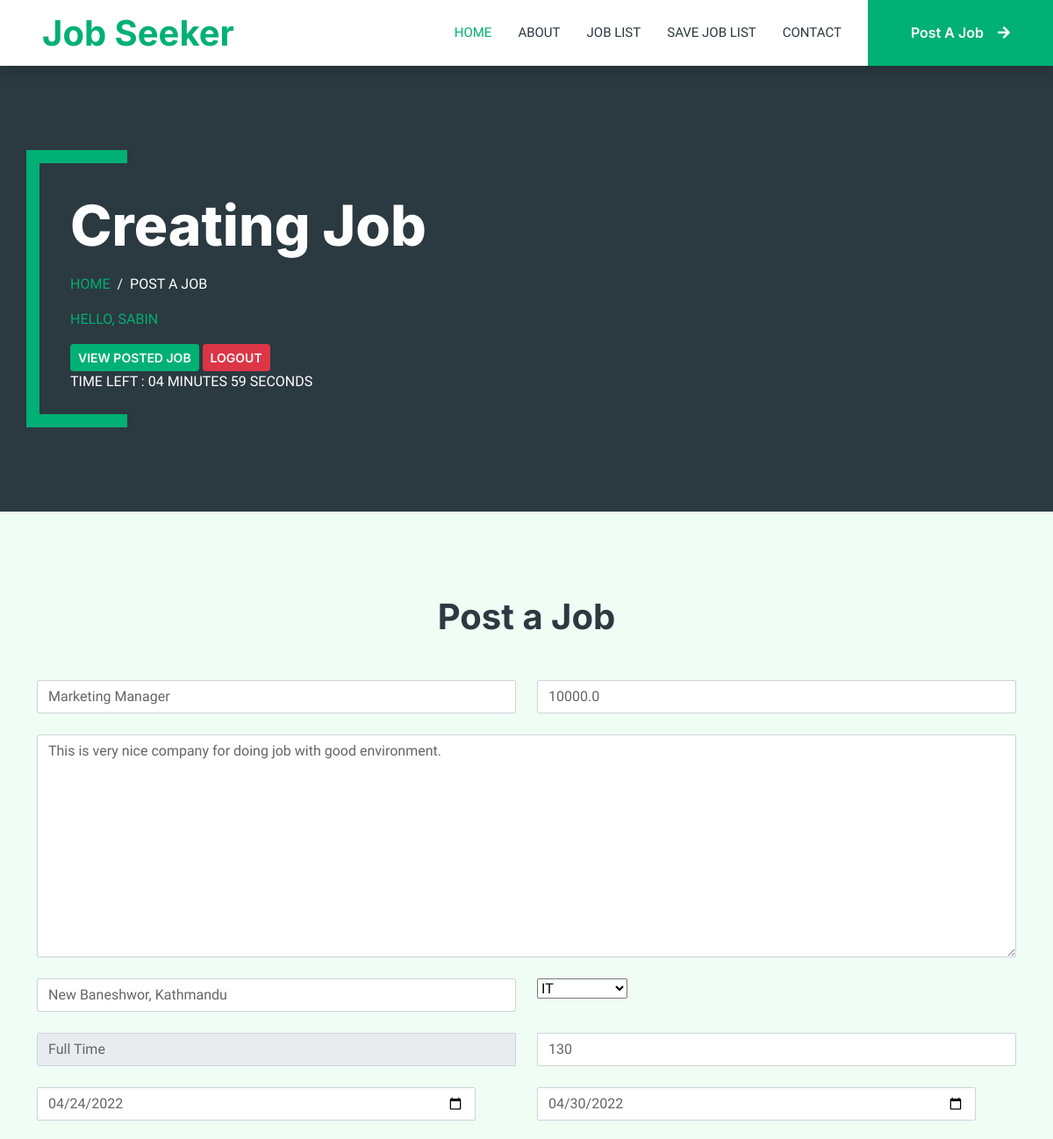
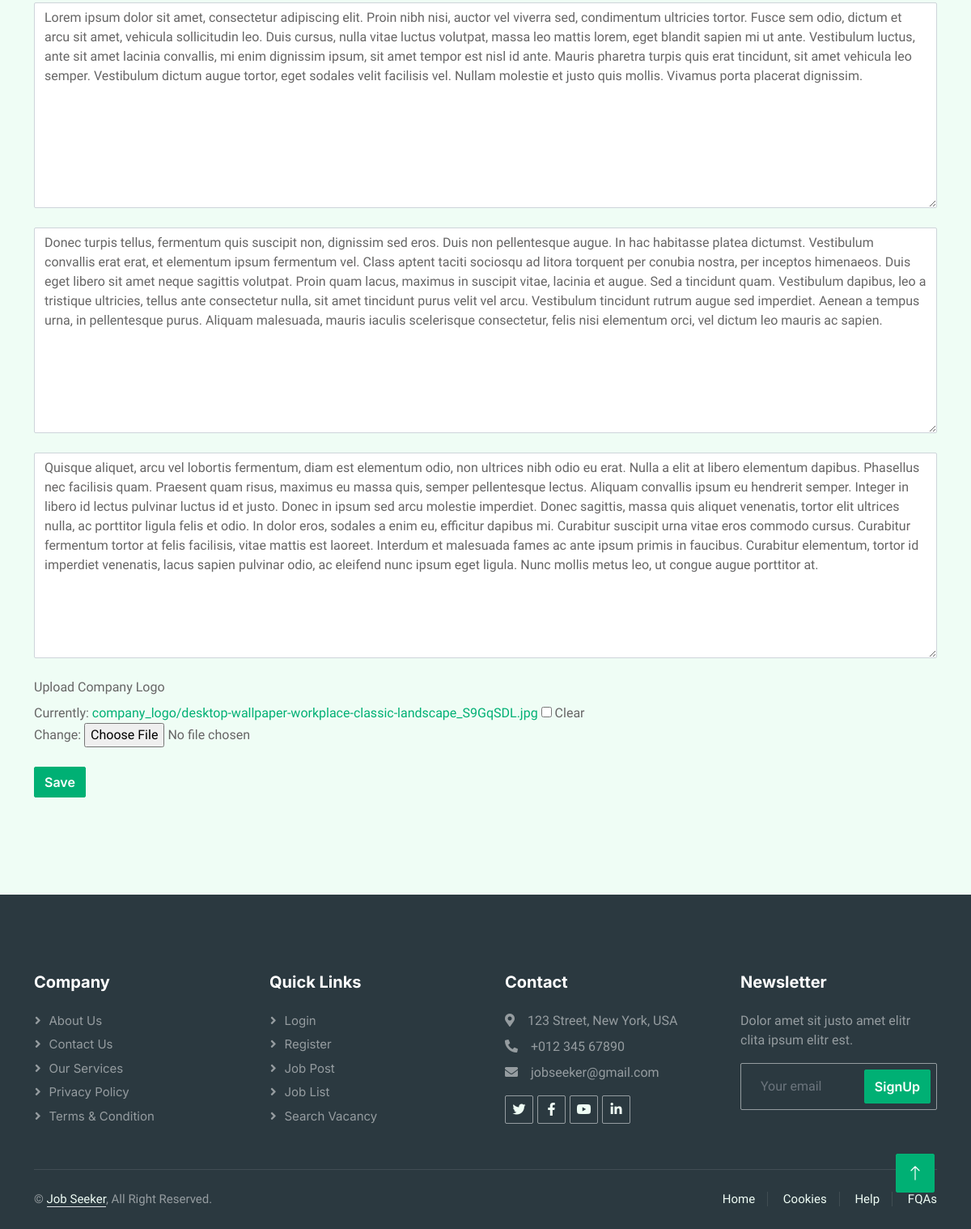
Screenshot of /update_jobDetail/9/ (signed in) with the database file from the repository (2 pictures, top to bottom).
### findingJob/models.py (models this page shows, shortened)
class jobdetail(models.Model):
    jobNature = (
        ('Part Time', 'Part Time'),
        ('Full Time', 'Full Time'),
    )
    user = models.ForeignKey(User, on_delete=models.CASCADE, null=True)
    title = models.CharField(max_length=200, null=True)
    location = models.CharField(max_length=200, null=True)
    type = models.CharField(max_length=200, null=True, choices=jobNature)
    salary = models.FloatField(max_length=200, null=True)
    description = models.TextField()
    responsibility = models.TextField()
    qualification = models.TextField()
    published_date = models.DateField(max_length=200, null=True)
    deadline_date = models.DateField(max_length=200, null=True)
    no_of_vaccinies = models.CharField(max_length=200, null=True)
    company_details = models.TextField()
    company_logo = models.ImageField(upload_to="company_logo", default="defaultlogo.png", null=True, blank=True)
    jobcategory = models.ForeignKey(JobCategory, on_delete=models.CASCADE, null=True, blank=True)
    favourites = models.ManyToManyField(User, related_name='favouritte', default=None, blank=True)

### findingJob/decorators.py (the view)
        def wrapper_func(request, *args, **kwargs):
            group = None
            if request.user.groups.exists():
                group = request.user.groups.all()[0].name
            if group in allowed_role:
                return view_func(request, *args, **kwargs)
            else:
                return render(request, 'findingJob/404.html')

### findingJob/models.py (called while the page is built)
    def __str__(self):
        return self.name

### findingJob/views.py (called while the page is built)
@login_required(login_url='login')
@allowed_users(allowed_role=['admin'])
def updatejobDetail(request, pk):
    job = jobdetail.objects.get(id=pk)
    formset = JobdetailForm(instance=job)
    if request.method == 'POST':
        formset = JobdetailForm(request.POST or None, request.FILES or None, instance=job)
        if formset.is_valid():
            formset.save()
            messages.success(request, 'Successfully! Updated Job Details.')
            return redirect('/jobpostedListedperuser')
    context = {'formset': formset}
    return render(request, 'findingJob/job-posting.html', context)

### findingJob/templates/findingJob/job-posting.html (shortened to what this page needs)
{%  extends 'findingJob/main.html' %}
{% block content %}
{% load static %}
<div class="container-xxl py-5 bg-dark page-header mb-5">
    <div class="container my-5 pt-5 pb-4">
        <h1 class="display-3 text-white mb-3 animated slideInDown">Creating Job</h1>
        <nav aria-label="breadcrumb">
            <ol class="breadcrumb text-uppercase">
                <li class="breadcrumb-item"><a href="{% url 'home' %}">Home</a></li>
                <li class="breadcrumb-item text-white active" aria-current="page">Post a Job</li>
            </ol>
            {% if request.user.is_staff %}
            <ol class="breadcrumb text-uppercase">
                <li class="breadcrumb-item"><a href="" aria-disabled="true"><span class="hello-msg"> Hello, {{request.user}}</span></a>
                </li>
            </ol>
            <ol class="breadcrumb text-uppercase">
                <li class="breadcrumb-item text-white active" aria-current="page">
                            <span><a class="btn btn-sm btn-primary" href="{% url 'jobpostedListedperuser'%}">View Posted Job</a>
                            </span>
                    <span><a class="btn btn-sm btn-danger" href="{% url 'logout' %}">Logout</a>
                               </span>
                                 <div id="total-time-left" align="center"> </div>
                </li>
            </ol>
            {% endif%}
        </nav>
    </div>
</div>
<div class="container-xxl py-5 ">
    <div class="container">
        <h1 class="text-center mb-5 wow fadeInUp" data-wow-delay="0.1s" id="text">Post a Job</h1>
        <form method="post" action="" enctype="multipart/form-data">
            <div class="row mb-4">
                <div class="col">
                    <div class="form-outline">
                        {{formset.title}}
                    </div>
                </div>
                <div class="col">
                    <div class="form-outline">
                        {{formset.salary}}
                    </div>
                </div>
            </div>
            <div class="form-outline mb-4">
                {{formset.company_details}}
            </div>
               <div class="row mb-4">
                <div class="col">
                    <div class="form-outline">
                         {{formset.location}}
                    </div>
                </div>
                <div class="col">
                    <div class="form-outline">
                        {{formset.jobcategory}}
                    </div>
                </div>
            </div>
            <div class="row mb-4">
                <div class="col">
                    <div class="form-outline">
                        {{formset.type}}
                    </div>
                </div>
                <div class="col">
                    <div class="form-outline">
                        {{formset.no_of_vaccinies}}
                    </div>
                </div>
            </div>
            <div class="row mb-4">
                <div class="col">
                    <div class="form-outline">
                        {{formset.published_date}}
                    </div>
                </div>
                <div class="col">
                    <div class="form-outline">
                        {{formset.deadline_date}}
                    </div>
                </div>
            </div>
            <div class="form-outline mb-4">
                {{formset.description}}
            </div>
            <div class="form-outline mb-4">
                {{formset.responsibility}}
            </div>
            <div class="form-outline mb-4">
                {{formset.qualification}}
            </div>
            <div class="form-outline mb-4">
                <label class="form-label">Upload Company Logo</label><br>
                {{formset.company_logo}}
            </div>
            <button type="submit" class="btn btn-primary btn-block mb-4">Save</button>
        </form>
    </div>
</div>
{% endblock %}

### static/css/style.css (style rules this page uses)
:root { --primary: #00B074; --secondary: #2B9BFF; --light: #EFFDF5; --dark: #2B3940; }
.btn { font-family: 'Inter', sans-serif; font-weight: 600; transition: .5s; }
.btn.btn-primary, .btn.btn-secondary { color: #FFFFFF; }
.header-carousel .container, .page-header .container { position: relative; padding: 45px 0 45px 35px; border-left: 15px solid var(--primary); }
.header-carousel .container::before, .header-carousel .container::after, .page-header .container::before, .page-header .container::after { position: absolute; content: ""; top: 0; left: 0; width: 100px; height: 15px; background: var(--primary); }
.header-carousel .container::after, .page-header .container::after { top: 100%; margin-top: -15px; }
.page-header { background: linear-gradient(rgba(43, 57, 64, .5), rgba(43, 57, 64, .5)); background-size: cover; }
.breadcrumb-item + .breadcrumb-item::before { color: var(--light); }

### rows the page displays
jobdetail: title "Marketing Manager", salary "10000.0", company_details "This is very nice company for doing job with good environment.", location "New Baneshwor, Kathmandu", jobcategory "IT", type "Full Time", no_of_vaccinies "130", published_date "04/24/2022", deadline_date "04/30/2022", description "Lorem ipsum dolor sit amet, consectetur adipiscing elit. Proin nibh nisi, auctor vel viverra sed, condimentum ultricies tortor. Fusce sem odio, dictum et arcu sit amet, vehicula sollicitudin leo. Duis cursus, nulla vitae luctus volutpat, massa leo mattis lorem, eget blandit sapien mi ut ante. Vestibulum luctus, ante sit amet lacinia convallis, mi enim dignissim ipsum, sit amet tempor est nisl id ante. Mauris pharetra turpis quis erat tincidunt, sit amet vehicula leo semper. Vestibulum dictum augue tortor, eget sodales velit facilisis vel. Nullam molestie et justo quis mollis. Vivamus porta placerat dignissim.", responsibility "Donec turpis tellus, fermentum quis suscipit non, dignissim sed eros. Duis non pellentesque augue. In hac habitasse platea dictumst. Vestibulum convallis erat erat, et elementum ipsum fermentum vel. Class aptent taciti sociosqu ad litora torquent per conubia nostra, per inceptos himenaeos. Duis eget libero sit amet neque sagittis volutpat. Proin quam lacus, maximus in suscipit vitae, lacinia et augue. Sed a tincidunt quam. Vestibulum dapibus, leo a tristique ultricies, tellus ante consectetur nulla, sit amet tincidunt purus velit vel arcu. Vestibulum tincidunt rutrum augue sed imperdiet. Aenean a tempus urna, in pellentesque purus. Aliquam malesuada, mauris iaculis scelerisque consectetur,…", qualification "Quisque aliquet, arcu vel lobortis fermentum, diam est elementum odio, non ultrices nibh odio eu erat. Nulla a elit at libero elementum dapibus. Phasellus nec facilisis quam. Praesent quam risus, maximus eu massa quis, semper pellentesque lectus. Aliquam convallis ipsum eu hendrerit semper. Integer in libero id lectus pulvinar luctus id et justo. Donec in ipsum sed arcu molestie imperdiet. Donec sagittis, massa quis aliquet venenatis, tortor elit ultrices nulla, ac porttitor ligula felis et odio. In dolor eros, sodales a enim eu, efficitur dapibus mi. Curabitur suscipit urna vitae eros commodo cursus. Curabitur fermentum tortor at felis facilisis, vitae mattis est laoreet. Interdum et…"

### other values shown
{{ request.user }} "SABIN"
